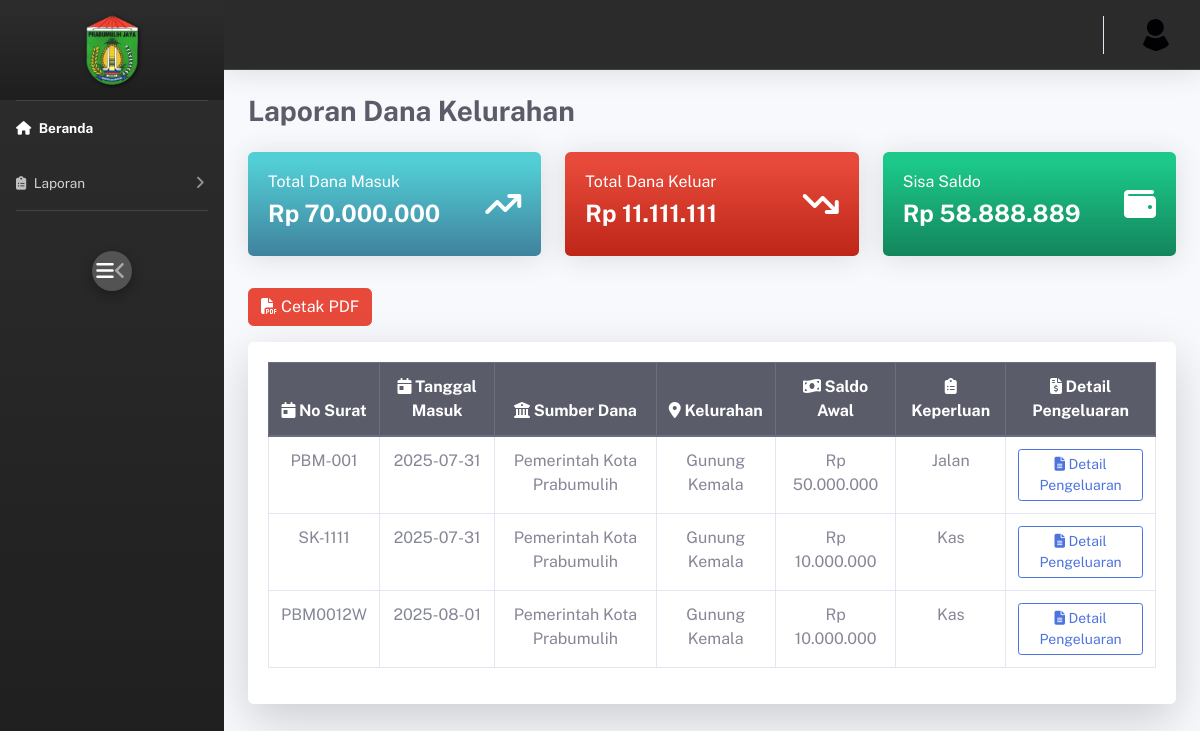
/dandes/index.php/laporan, run on the app's committed database.
### tables this page shows
CREATE TABLE `tb_dana_masuk` (
  `id_dana_masuk` int(11) NOT NULL,
  `id_instansi` int(11) NOT NULL,
  `id_kelurahan` int(11) NOT NULL,
  `tgl_masuk` date NOT NULL,
  `no_surat` varchar(100) DEFAULT NULL,
  `saldo_awal` double NOT NULL,
  `keperluan` varchar(100) NOT NULL,
  `sisa_saldo` double NOT NULL
);

CREATE TABLE `tb_instansi` (
  `id_instansi` int(11) NOT NULL,
  `nama_instansi` varchar(100) NOT NULL
);

CREATE TABLE `tb_kelurahan` (
  `id_kelurahan` int(11) NOT NULL,
  `nama_kelurahan` varchar(100) NOT NULL,
  `alamat` varchar(100) NOT NULL,
  `kepala_kelurahan` varchar(100) NOT NULL
);

### dandes/application/controllers/Laporan.php (called while the page is built, shortened)
<?php
class Laporan extends CI_Controller
{
    public function __construct()
    {
        $this->load->model('Model_laporan');
        $this->load->model('Model_kelurahan');
        $this->load->model('Laporan_model');
    }
    public function index()
{
    $data['judul'] = 'Laporan Dana Kelurahan';
    $data['laporan'] = $this->Model_laporan->getalllaporan();
    $data['dana_masuk'] = $this->Model_laporan->getTotalDanaMasuk();
    $data['dana_keluar'] = $this->Model_laporan->getTotalDanaKeluar();
    $data['sisa_saldo'] = $data['dana_masuk'] - $data['dana_keluar'];
    $this->load->view('templates/header', $data);
    $this->load->view('templates/sidebar', $data);
    $this->load->view('laporan/lap_danakelurahan', $data);
    $this->load->view('templates/footer');
}
}

### dandes/index.php (called while the page is built, shortened)
<?php
require_once BASEPATH.'core/CodeIgniter.php';

### dandes/application/models/Model_laporan.php (called while the page is built, shortened)
<?php
class Model_laporan extends CI_Model
{
   public function getalllaporan()
{
  $query = "SELECT
              dm.*,
              i.nama_instansi,
              d.nama_kelurahan,
              IFNULL(SUM(dk.jml_biaya), 0) AS total_keluar
            FROM tb_dana_masuk dm
            JOIN tb_instansi i ON dm.id_instansi = i.id_instansi
            JOIN tb_kelurahan d ON dm.id_kelurahan = d.id_kelurahan
            LEFT JOIN tb_dana_keluar dk ON dm.id_kelurahan = dk.id_kelurahan
            GROUP BY dm.id_dana_masuk";
  return $this->db->query($query)->result_array();
}
public function getTotalDanaMasuk()
{
    $this->db->select_sum('saldo_awal');
    $query = $this->db->get('tb_dana_masuk');
    return $query->row()->saldo_awal ?? 0;
}
public function getTotalDanaKeluar()
{
    $this->db->select_sum('jml_biaya');
    $query = $this->db->get('tb_dana_keluar');
    return $query->row()->jml_biaya ?? 0;
}
}
?>

### dandes/application/views/laporan/lap_danakelurahan.php (the view, shortened to what this page needs)
<link rel="stylesheet" href="https://cdnjs.cloudflare.com/ajax/libs/font-awesome/6.5.0/css/all.min.css">
<div class="container-fluid">
  <h1 class="h3 mb-4 font-weight-bold text-dark"><?= $judul; ?></h1>
  <?php
  $total_dana_masuk = $dana_masuk;
  $total_dana_keluar = $dana_keluar;
  $sisa_saldo = $sisa_saldo;
?>
  <div class="row mb-4">
    <div class="col-md-4 mb-2">
      <div class="card shadow border-0 bg-gradient-primary text-white h-100">
        <div class="card-body d-flex align-items-center justify-content-between">
          <div>
            <h6 class="text-white-100-bold">Total Dana Masuk</h6>
            <h4 class="font-weight-bold">Rp <?= number_format($total_dana_masuk, 0, ',', '.'); ?></h4>
          </div>
          <i class="fa-solid fa-arrow-trend-up fa-2x"></i>
        </div>
      </div>
    </div>
    <div class="col-md-4 mb-2">
      <div class="card shadow border-0 bg-gradient-danger text-white h-100">
        <div class="card-body d-flex align-items-center justify-content-between">
          <div>
            <h6 class="text-white-100-bold">Total Dana Keluar</h6>
            <h4 class="font-weight-bold">Rp <?= number_format($total_dana_keluar, 0, ',', '.'); ?></h4>
          </div>
          <i class="fa-solid fa-arrow-trend-down fa-2x"></i>
        </div>
      </div>
    </div>
    <div class="col-md-4 mb-2">
      <div class="card shadow border-0 bg-gradient-success text-white h-100">
        <div class="card-body d-flex align-items-center justify-content-between">
          <div>
            <h6 class="text-white-100-bold">Sisa Saldo</h6>
            <h4 class="font-weight-bold">Rp <?= number_format($sisa_saldo, 0, ',', '.'); ?></h4>
          </div>
          <i class="fa-solid fa-wallet fa-2x"></i>
        </div>
      </div>
    </div>
  </div>
  <a href="<?= base_url('Laporan/cetakPDF'); ?>" target="_blank" class="btn btn-danger mb-3">
  <i class="fa fa-file-pdf"></i> Cetak PDF
</a>
<div class="card shadow-lg border-0">
  <div class="card-body">
    <div class="table-responsive">
      <table class="table table-hover table-bordered text-center align-middle">
        <thead class="thead-dark bg-primary text-white">
          <tr>
            <th><i class="fa-solid fa-calendar-day"></i> No Surat</th>
            <th><i class="fa-solid fa-calendar-day"></i> Tanggal Masuk</th>
            <th><i class="fa-solid fa-building-columns"></i> Sumber Dana</th>
            <th><i class="fa-solid fa-location-dot"></i> Kelurahan</th>
            <th><i class="fa-solid fa-money-bill-wave"></i> Saldo Awal</th>
            <th><i class="fa-solid fa-clipboard-list"></i> Keperluan</th>
            <th><i class="fa-solid fa-file-invoice-dollar"></i> Detail Pengeluaran</th>
          </tr>
        </thead>
        <tbody>
          <?php foreach ($laporan as $d) : ?>
            <tr>
              <td><?= $d['no_surat']; ?></td>
              <td><?= $d['tgl_masuk']; ?></td>
              <td><?= $d['nama_instansi']; ?></td>
              <td><?= $d['nama_kelurahan']; ?></td>
              <td>Rp <?= number_format($d['saldo_awal'], 0, ',', '.'); ?></td>
              <td><?= $d['keperluan']; ?></td>
              <td>
               <a href="<?= base_url('Laporan/detail_pengeluaran/' . $d['no_surat']) ?>" class="btn btn-outline-primary btn-sm">
    <i class="fa-solid fa-file-lines me-1"></i> Detail Pengeluaran
</a>
              </td>
            </tr>
          <?php endforeach; ?>
        </tbody>
      </table>
    </div>
  </div>
</div>
</div>

### dandes/application/views/templates/header.php (style rules this page uses)
body { font-family: 'Public Sans', sans-serif; background-color: #f8f9fc; }

### data on the page
tb_dana_masuk: no_surat "PBM-001", tgl_masuk "2025-07-31", id_instansi.nama_instansi "Pemerintah Kota Prabumulih", id_kelurahan.nama_kelurahan "Gunung Kemala", saldo_awal "50.000.000", keperluan "Jalan"
tb_dana_masuk: no_surat "SK-1111", tgl_masuk "2025-07-31", id_instansi.nama_instansi "Pemerintah Kota Prabumulih", id_kelurahan.nama_kelurahan "Gunung Kemala", saldo_awal "10.000.000", keperluan "Kas"
tb_dana_masuk: no_surat "PBM0012W", tgl_masuk "2025-08-01", id_instansi.nama_instansi "Pemerintah Kota Prabumulih", id_kelurahan.nama_kelurahan "Gunung Kemala", saldo_awal "10.000.000", keperluan "Kas"

### other printed values
$judul "Laporan Dana Kelurahan"
$total_dana_masuk "70.000.000"
$total_dana_keluar "11.111.111"
$sisa_saldo "58.888.889"
